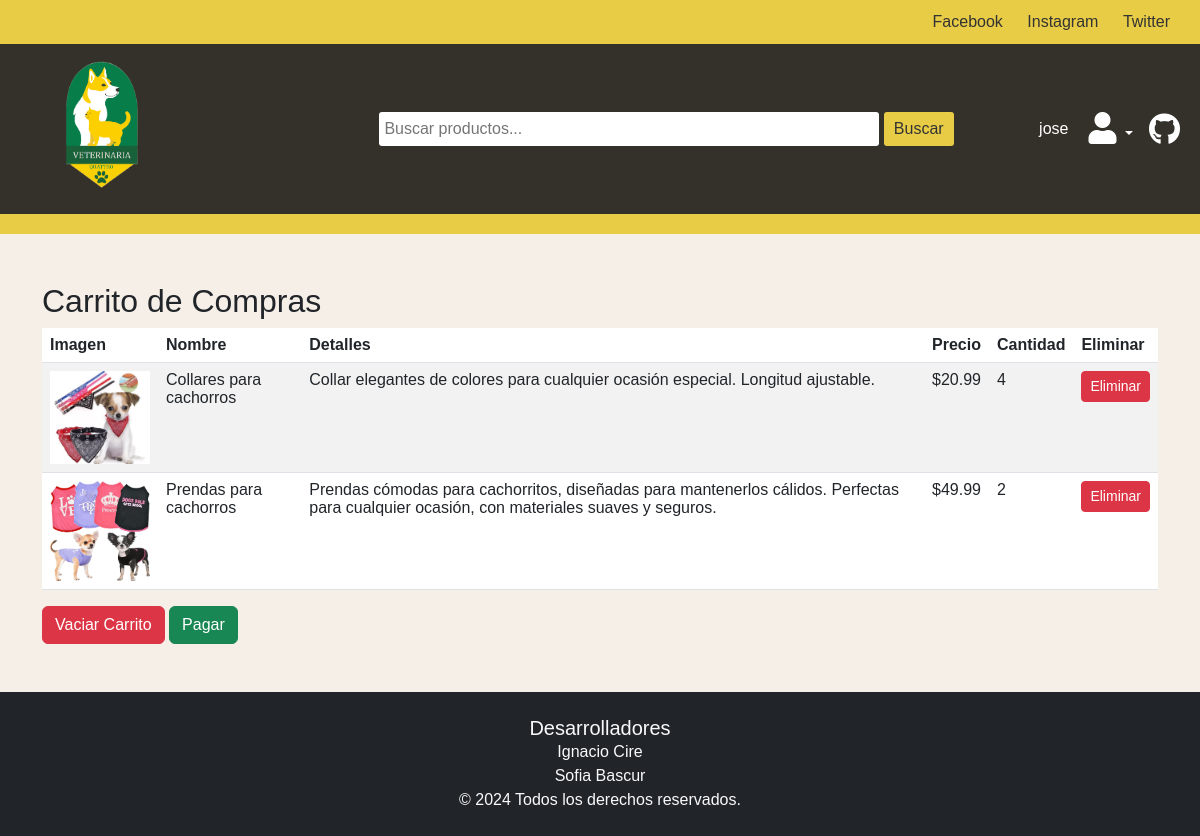
Page /login/views/Carrito/carritoMuestra.php (signed in) on the committed database.
### tables this page shows
CREATE TABLE `carrito` (
  `idCarrito` varchar(50) NOT NULL,
  `idusuario` int(11) DEFAULT NULL,
  `fechaCreacion` timestamp NOT NULL DEFAULT current_timestamp(),
  `idproducto` bigint(20) DEFAULT NULL,
  `cantproductos` int(11) DEFAULT 1
);

CREATE TABLE `producto` (
  `idproducto` bigint(20) NOT NULL,
  `pronombre` varchar(50) NOT NULL,
  `prodetalle` varchar(512) NOT NULL,
  `procantstock` int(11) NOT NULL,
  `precio` varchar(11) DEFAULT NULL,
  `prodeshabilitado` timestamp NULL DEFAULT current_timestamp(),
  `imagen` varchar(50) NOT NULL
);

### login/controller/session.php (called while the page is built, shortened)
<?php
class Session {
    public function activa() {
        return session_status() == PHP_SESSION_ACTIVE && isset($_SESSION['id']);
    }
    public function getUsuario() {
        if (isset($_SESSION['nombreUsuario'])) {
            return $_SESSION['nombreUsuario'];
        }
        return null;
    }
}

### login/models/Carrito.php (called while the page is built, shortened)
<?php
class Carrito extends BaseDatos {
    public function obtenerCarritoPorUsuario($idUsuario) {
        $sql = "SELECT idproducto, cantproductos FROM carrito WHERE idusuario = '{$idUsuario}'";
        $cantidad = $this->Ejecutar($sql);
        $productos = [];
        if ($cantidad > 0) {
            while ($registro = $this->Registro()) {
                $productos[] = $registro;
            }
        }
        return $productos;
    }
}
?>

### login/models/conector/BaseDatos.php (called while the page is built, shortened)
<?php
class BaseDatos extends PDO {
    private $indice;
    private $resultado;
    public function __construct(){
        $this->indice =0;
    }
    public function setSQL($e){
        return "\n".$this->sql = $e;
    }
    public function Ejecutar($sql){
        if ( stristr($sql,"select")){
            $resp =  $this->EjecutarSelect($sql);
        }
        return $resp;
    }
private function EjecutarSelect($sql){
    $cant = -1;
    try {
        $resultado=parent::query($sql);
    if($resultado){
        $arregloResult = $resultado->fetchAll();
        $cant = count($arregloResult);
    }
        }  catch (PDOException $e) {
            $this->analizarDebug();
        }
    return $cant;
}
public function Registro() {
    $filaActual = false;
    $indiceActual = $this->getIndice();
    if ($indiceActual>=0) {
        $filas = $this->getResultado();
        if($indiceActual<count($filas)){
            $filaActual =  $filas[$indiceActual];
        }else {
            $this->setIndice(-1);
        }
    }
    return $filaActual;
}
private function setIndice ($valor){
    $this->indice = $valor;
}
private function getIndice (){
    return $this->indice;
}
private function setResultado($valor){
    $this->resultado = $valor;
}
private function getResultado(){
    return $this->resultado;
}
}

### login/controller/ABMCarrito.php (called while the page is built, shortened)
<?php
class ABMCarrito
{
public function verCarritoPorUsuario($idusuario)
{
    $objCarrito = new Carrito();
    $arrayproductos = $objCarrito->obtenerCarritoPorUsuario($idusuario);
    return $arrayproductos;
}
}
?>

### login/models/producto.php (called while the page is built, shortened)
<?php
class Producto extends BaseDatos {
    private $proNombre;
    private $proDetalle;
    private $precio;
    private $imagen;
    public function __construct() {
        $this->proNombre = "";
        $this->proDetalle = "";
        $this->precio = 0.0;
        $this->imagen = "";
    }
    public function buscarPorID($idProducto){
        $arreglo = [];
        $sql = "SELECT * FROM producto WHERE idproducto = $idProducto";
        $res = $this->Ejecutar($sql, [$idProducto]);
        if ($res) {
            while ($row = $this->Registro()) {
                $obj = new Producto();
                $obj->setear(
                    $row['idproducto'],
                    $row['pronombre'],
                    $row['prodetalle'],
                    $row['procantstock'],
                    $row['precio'],
                    $row['prodeshabilitado'],
                    $row['imagen']
                );
                array_push($arreglo, $obj);
            }
        } else {
            return null;
        }
        return $arreglo;
    }
    public function getProNombre() {
        return $this->proNombre;
    }
    public function setProNombre($proNombre) {
        $this->proNombre = $proNombre;
    }
    public function getProDetalle() {
        return $this->proDetalle;
    }
    public function setProDetalle($proDetalle) {
        $this->proDetalle = $proDetalle;
    }
    public function getPrecio() {
        return $this->precio;
    }
    public function setPrecio($precio) {
        $this->precio = $precio;
    }
    public function getImagen() {
        return $this->imagen;
    }
    public function setImagen($imagen) {
        $this->imagen = $imagen;
    }
}
?>

### login/controller/ABMProducto.php (called while the page is built, shortened)
<?php
class abmProducto
{
    public function obtenerProducto($idProducto){
        $objProducto = new Producto();
        $arrayProducto = $objProducto->buscarPorID($idProducto);
        return $arrayProducto[0];
    }
}
?>

### login/views/Carrito/carritoMuestra.php (the view, shortened to what this page needs)
<?php
include_once '../estructura/nav-seguro.php';
include_once '../../controller/ABMCarrito.php';
$objSession = new Session();
$objAbmCarrito = new ABMCarrito();
$objProducto = new abmProducto();
$idusuario = $objSession->getIdUsuario();
$productosCarrito = $objAbmCarrito->verCarritoPorUsuario($idusuario);
?>
<!DOCTYPE html>
<html lang="es">
<head>
    <link href="https://cdn.jsdelivr.net/npm/bootstrap@5.3.0-alpha1/dist/css/bootstrap.min.css" rel="stylesheet">
    <link rel="stylesheet" href="../assests/css/style.css">
</head>
<body>
    <div class="container mt-5">
        <h2>Carrito de Compras</h2>
        <div id="carrito-container">
        <?php if (!empty($productosCarrito)): ?>
            <table class="table table-striped">
                <thead>
                    <tr>
                        <th>Imagen</th>
                        <th>Nombre</th>
                        <th>Detalles</Data></th>
                        <th>Precio</th>
                        <th>Cantidad</th>
                        <th>Eliminar</th>
                    </tr>
                </thead>
                <tbody id="carrito-contenedor">
                    <?php foreach ($productosCarrito as $item):
                    $dataproducto = $objProducto->obtenerProducto($item['idproducto']);
                    ?>
                    <tr>
                    <td><img src="../assests/img/<?php echo $dataproducto->getImagen(); ?>" alt="Producto" width="100"></td>
                        <td><?php echo $dataproducto->getProNombre(); ?></td>
                        <td><?php echo $dataproducto->getProDetalle(); ?></td>
                        <td>$<?php echo $dataproducto->getPrecio(); ?></td>
                        <td><?php echo $item['cantproductos']; ?></td>
                        <td>
                            <button class="btn btn-danger btn-sm" onclick="eliminarProducto(<?php echo $item['idproducto']; ?>)">Eliminar</button>
                        </td>
                    </tr>
                    <?php endforeach; ?>
                </tbody>
            </table>
        <?php else: ?>
            <p>No hay productos en el carrito.</p>
        <?php endif; ?>
    </div>
        <button id="vaciar-carrito" class="btn btn-danger">Vaciar Carrito</button>
        <button id="finalizar-compra" class="btn btn-success">Pagar</button>
    </div>
    <?php include_once '../estructura/footer.php';?>
</body>
</html>

### login/views/estructura/nav-seguro.php (shortened to what this page needs)
<?php
    include_once '../../controller/session.php';
    $objSession = new Session();
?>
<!DOCTYPE html>
<html lang="es">
<head>
    <link href="https://cdn.jsdelivr.net/npm/bootstrap@5.3.0-alpha1/dist/css/bootstrap.min.css" rel="stylesheet">
    <link href="https://cdnjs.cloudflare.com/ajax/libs/font-awesome/5.15.4/css/all.min.css" rel="stylesheet">
    <link rel="stylesheet" href="../assests/css/style.css">
</head>
<body>
    <nav>
        <div class="social-header">
            <div class="social-icons">
                <a href="https://www.facebook.com/wfwerfwrfewref" target="_blank">Facebook</a>
                <a href="https://www.instagram.com/wfwerfwrfewref" target="_blank">Instagram</a>
                <a href="https://twitter.com/wfwerfwrfewref" target="_blank">Twitter</a>
            </div>
        </div>
        <header>
            <div class="logo">
                <a href="../home/index-seguro.php">
                    <img src="../assests/img/Logo.png" alt="Logo">
                </a>
            </div>
            <div class="search-bar" style="padding-left: 150px;">
                <input type="text" placeholder="Buscar productos...">
                <button type="submit">Buscar</button>
            </div>
            <div class="account-cart">
                <?php if ($objSession->activa()) : ?>
                    <span class="login text-white"><?php echo htmlspecialchars($objSession->getUsuario()); ?></span>
                    <ul class="navbar-nav ms-auto d-flex align-items-center">
                        <li class="nav-item dropdown">
                            <a class="nav-link dropdown-toggle" href="#" id="navbarDropdown" role="button" data-bs-toggle="dropdown" aria-expanded="true">
                                <i class="fas fa-user fa-2x"></i>
                            </a>
                        </li>
                    </ul>
                <?php endif; ?>
                <a class="nav-link ms-3" href="https://github.com/Sofia-Nb/Proyecto-veterinaria" target="_blank">
                    <i class="fab fa-github fa-2x"></i>
                </a>
            </div>
        </header>
        <div class="navbar">
        </div>
    </nav>
</body>
</html>

### login/views/estructura/footer.php (shortened to what this page needs)
<footer class="bg-dark text-light mt-5 py-4">
        <div class="container text-center">
            <h5 class="mb-0">Desarrolladores</h5>
            <p class="mb-0">Ignacio Cire</p>
            <p class="mb-0">Sofia Bascur</p>
            <p class="mb-0">© 2024 Todos los derechos reservados.</p>
        </div>
    </footer>

### login/views/assests/css/style.css (style rules this page uses)
body { background-color: #f6efe8; font-family: avant; margin: 0; padding: 0; }
.social-header { background-color: #e8cc45; color: #006400; padding: 10px 20px; display: flex; justify-content: flex-end; }
.social-icons a { margin: 0 10px; color: #333; text-decoration: none; }
header { background-color: #33312A; color: #022402; padding: 10px 20px; display: flex; justify-content: space-between; align-items: center; }
.logo img { padding-left: 40px; padding-bottom: 10px; max-width: 150px; height: 150px; }
.search-bar input[type="text"] { padding: 5px; font-size: 16px; border: none; border-radius: 3px; width: 500px; }
.search-bar button { padding: 5px 10px; background-color: #e8cc45; border: none; cursor: pointer; border-radius: 3px; color: #333; }
.account-cart { display: flex; align-items: center; }
.account-cart a { color: #fff; margin-left: 20px; text-decoration: none; }
* { margin: 0; padding: 0; box-sizing: border-box; }
body { font-family: Arial, sans-serif; }
.navbar { display: flex; justify-content: space-between; align-items: center; background-color: #f8f9fa; padding: 10px 20px; }
.navbar { display: flex; justify-content: center; align-items: center; background-color: #e8cc45; padding: 10px 20px; width: 100%; }

### rows in the picture
carrito: idproducto.imagen (picture), idproducto.pronombre "Collares para cachorros", idproducto.prodetalle "Collar elegantes de colores para cualquier ocasión especial. Longitud ajustable.", idproducto.precio "20.99", cantproductos "4"
carrito: idproducto.imagen (picture), idproducto.pronombre "Prendas para cachorros", idproducto.prodetalle "Prendas cómodas para cachorritos, diseñadas para mantenerlos cálidos. Perfectas para cualquier ocasión, con materiales suaves y seguros.", idproducto.precio "49.99", cantproductos "2"

### other values in the picture
$objSession->getUsuario() "jose"
